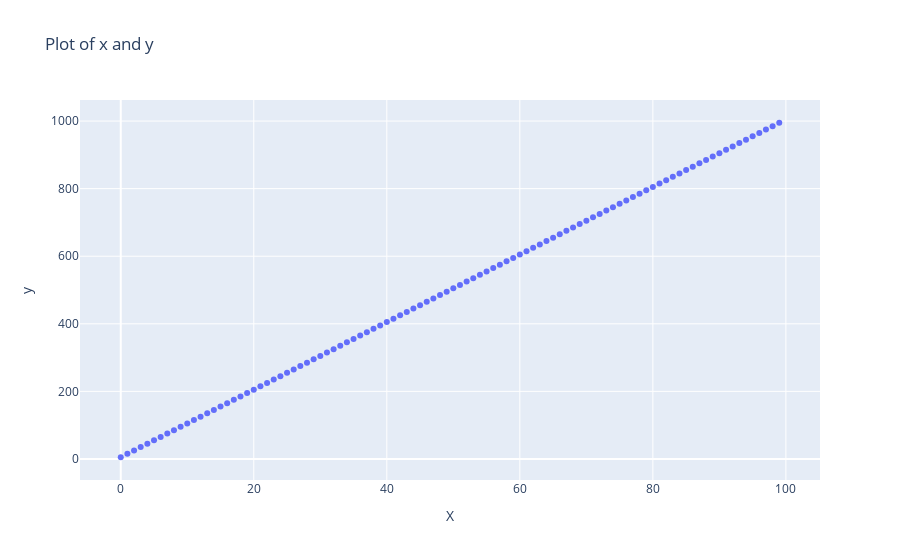

Notebook code for this chart:
### Code cell
import plotly.graph_objs as go
import plotly.offline as pyo
trace = go.Scatter(x=X,y=y,mode='markers')

layout = go.Layout(title = 'Plot of x and y',xaxis=dict(title='X'),yaxis=dict(title='y'))

fig = go.Figure(data=[trace],layout=layout)

pyo.iplot(fig)

### Figure 1 — Plotly figure (JSON) as saved in the notebook; plotly's stock layout.template omitted (floating-point values rounded to 4 significant figures)
{"data": [{"mode": "markers", "type": "scatter", "x": [0, 1, 2, 3, 4, 5, 6, 7, 8, 9, 10, 11, 12, 13, 14, 15, 16, 17, 18, 19, 20, 21, 22, 23, 24, 25, 26, 27, 28, 29, 30, 31, 32, 33, 34, 35, 36, 37, 38, 39, 40, 41, 42, 43, 44, 45, 46, 47, 48, 49, 50, 51, 52, 53, 54, 55, 56, 57, 58, 59, 60, 61, 62, 63, 64, 65, 66, 67, 68, 69, 70, 71, 72, 73, 74, 75, 76, 77, 78, 79, 80, 81, 82, 83, 84, 85, 86, 87, 88, 89, 90, 91, 92, 93, 94, 95, 96, 97, 98, 99], "y": [5, 15, 25, 35, 45, 55, 65, 75, 85, 95, 105, 115, 125, 135, 145, 155, 165, 175, 185, 195, 205, 215, 225, 235, 245, 255, 265, 275, 285, 295, 305, 315, 325, 335, 345, 355, 365, 375, 385, 395, 405, 415, 425, 435, 445, 455, 465, 475, 485, 495, 505, 515, 525, 535, 545, 555, 565, 575, 585, 595, 605, 615, 625, 635, 645, 655, 665, 675, 685, 695, 705, 715, 725, 735, 745, 755, 765, 775, 785, 795, 805, 815, 825, 835, 845, 855, 865, 875, 885, 895, 905, 915, 925, 935, 945, 955, 965, 975, 985, 995]}], "layout": {"title": {"text": "Plot of x and y"}, "xaxis": {"title": {"text": "X"}}, "yaxis": {"title": {"text": "y"}}}}
